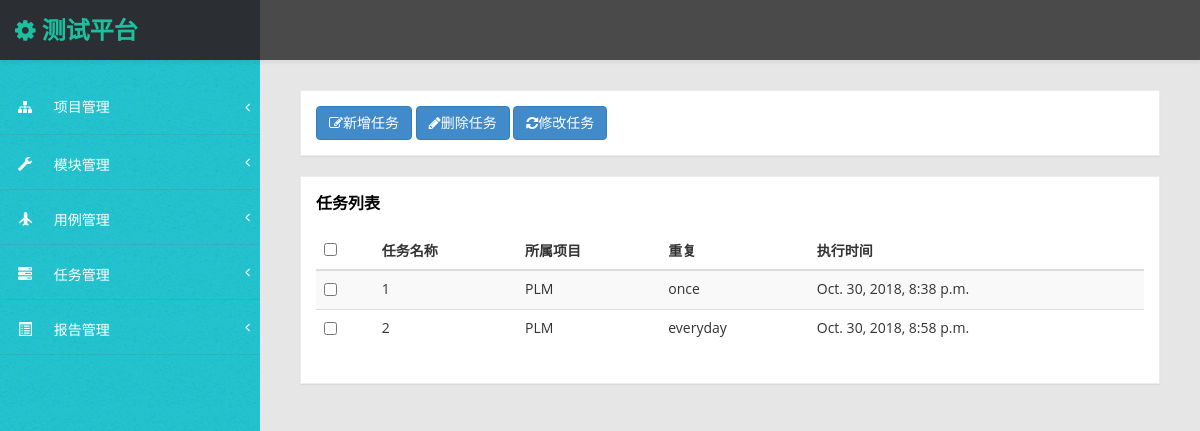
The app's page /task_list/, older data.
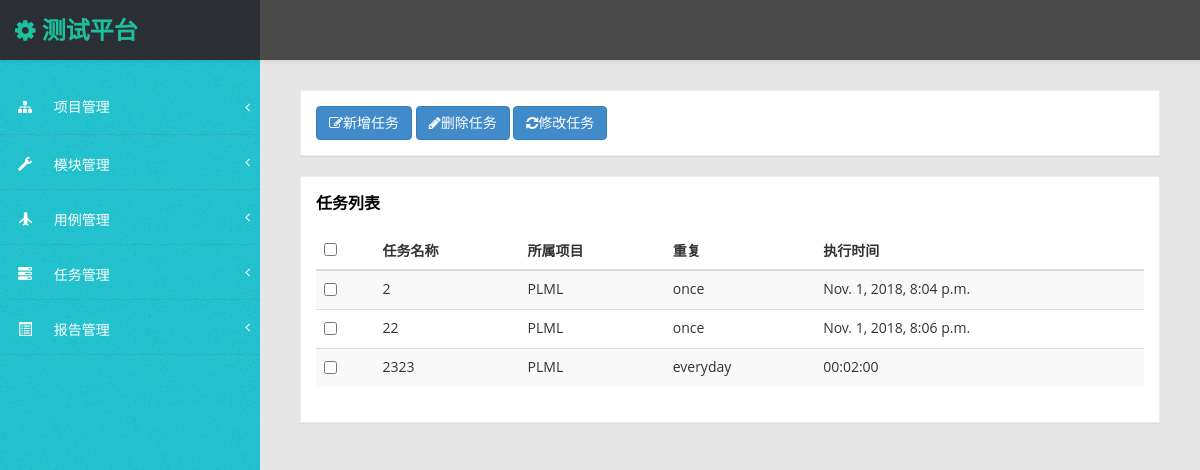
The same page, newer data.
### ApiManager/models.py (models this page shows)
class TaskInfo(models.Model):
    class Meta:
        verbose_name='定时任务'
        db_table='TaskInfo'
    belong_project=models.ForeignKey(ProjectInfo,on_delete=models.CASCADE)
    name=models.CharField("任务名",max_length=1024,null=False)
    type = models.CharField(max_length=50, verbose_name='类型', choices=TASK_CHOICE)
    executeTime = models.DateTimeField(max_length=50, verbose_name='执行时间',null=True)
    fixedTime=models.CharField(max_length=50, verbose_name='固定时间',null=True)

class BaseTable(models.Model):
    create_time = models.DateTimeField('创建时间', auto_now_add=True)
    update_time = models.DateTimeField('更新时间', auto_now=True)
    class Meta:
        abstract = True
        verbose_name = "公共字段表"
        db_table = 'BaseTable'

class ProjectInfo(BaseTable):
    class Meta:
        verbose_name = '项目信息'
        db_table = 'ProjectInfo'
    project_name = models.CharField('项目名称', max_length=50, unique=True, null=False)
    responsible_name = models.CharField('负责人', max_length=20, null=False)
    test_user = models.CharField('测试人员', max_length=100, null=False)
    dev_user = models.CharField('开发人员', max_length=100, null=False)
    publish_app = models.CharField('发布应用', max_length=100, null=False)
    simple_desc = models.CharField('简要描述', max_length=100, null=True)
    other_desc = models.CharField('其他信息', max_length=100, null=True)

### ApiManager/views.py (the view)
# urls.py: path('task_list/',ApiManager_views.task_list),
def task_list(request):
    task_list=TaskInfo.objects.all().select_related('belong_project')
    return render(request,'task_list.html',{'tasks':task_list})

### templates/task_list.html (shortened to what this page needs)
{% extends 'base.html' %}
{% block page-content %}
       <div class="row">
       		<div class="col-md-12">
       		<div class="panel panel-default">
       		<div class="panel-body">
       			<a href="/add_task/" class="btn btn-primary"><i class="fa fa-edit"></i>新增任务</a>
       			<a href="#" class="btn btn-primary" id='deltask'><i class="fa fa-pencil"></i>删除任务</a>
       			<a href="#" class="btn btn-primary" id='edittask'><i class=" fa fa-refresh "></i>修改任务</a>
       			</div>
       			</div>
        	</div>
       </div>
 		<div class="row">
                <div class="col-md-12">
                    <div class="panel panel-default">
                        <div class="panel-heading">
                            	任务列表
                        </div>
                        <div class="panel-body">
                            <div class="table-responsive">
                                <table class="table table-striped" width="100%">
                                    <thead>
                                        <tr>
                                        	<th class="table-check"><input type="checkbox" id="select_all"/></th>
                                            <th>任务名称</th>
                                            <th>所属项目</th>
                                            <th>重复</th>
                                            <th>执行时间</th>
                                        </tr>
                                    </thead>
                                    <tbody>
                                        {% for task in tasks %}
								            <tr rowid="{{ task.id }}">
								            	<td><input type="checkbox" name="task_{{ task.id }}" value="{{ task.id }}"/></td>
								                <td>{{ task.name }}</td>
								                <td>{{ task.belong_project.project_name }}</td>
								                <td>{{ task.type }}</td>
								                {% ifequal task.executeTime null %}
                                    			<td>{{ task.fixedTime }}</td>
                                    			{% else %}
                                    			<td>{{ task.executeTime }}</td>
                                    			{% endifequal %}
								            </tr>
            							{% endfor %}
                                    </tbody>
                                </table>
                            </div>
                        </div>
                    </div>
{% endblock %}

Row changes from the older to the newer data that the page shows:
removed TaskInfo: name "2", belong_project.project_name "PLM", type "everyday", executeTime "Oct. 30, 2018, 8:58 p.m."
changed TaskInfo: name "1" → "2"; belong_project.project_name "PLM" → "PLML"; executeTime "Oct. 30, 2018, 8:38 p.m." → "Nov. 1, 2018, 8:04 p.m."
added TaskInfo: name "22", belong_project.project_name "PLML", type "once", executeTime "Nov. 1, 2018, 8:06 p.m."
added TaskInfo: name "2323", belong_project.project_name "PLML", type "everyday", fixedTime "00:02:00"
